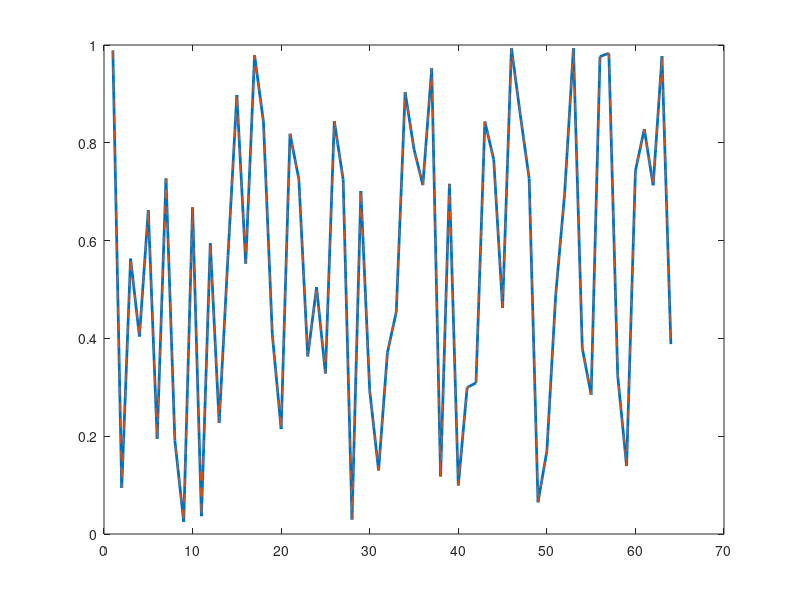
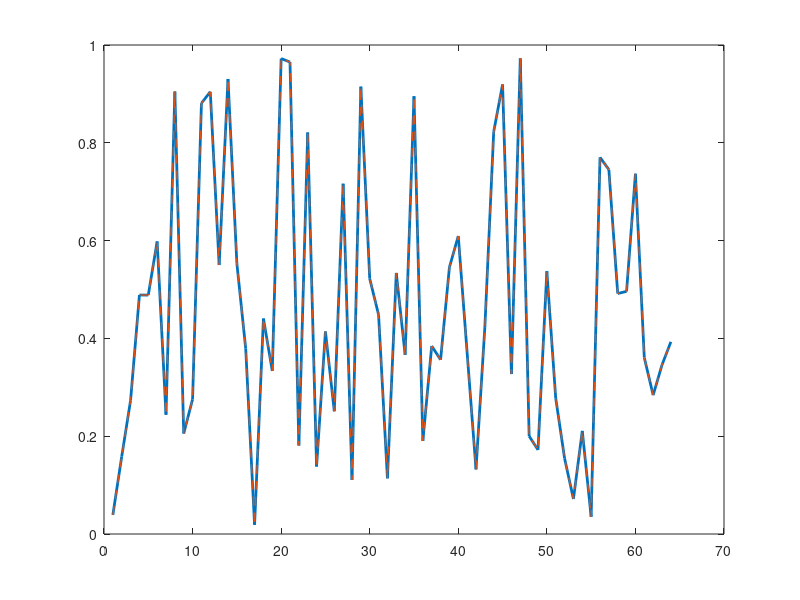
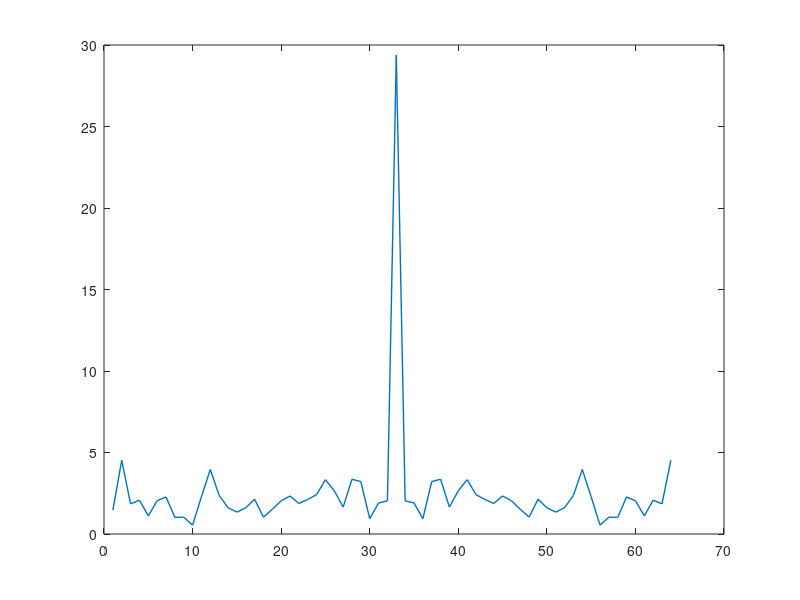

These figures' MATLAB source, in order:
%%
n = 64;
s = rand(1,n);
ks = fftshift(fft(s));
s_r = ifft(ifftshift(ks));
figure
plot(real(s),'LineWidth',2);hold on
plot(real(s_r),'--','LineWidth',1);
%%
n = 64;
s = rand(1,n);
b = (0:n-1) - (n/2);
p = b*pi;
s_tmp = s.*exp(-1j*p);
ks = fft(s_tmp);
s_tmp = ifft(ks);
s_r = s_tmp.*exp(1j*p);
figure
plot(real(s),'LineWidth',2);hold on
plot(real(s_r),'--','LineWidth',1);
figure
plot(abs(ks),'LineWidth',1)


%%

a = single(ones(20,10));

[u,s,v] = svd(a);
rank = 5;
u = u(:,1:rank)
s = s(1:rank,1:rank)
v = v(:,1:rank)

r = u * s * v'

%r